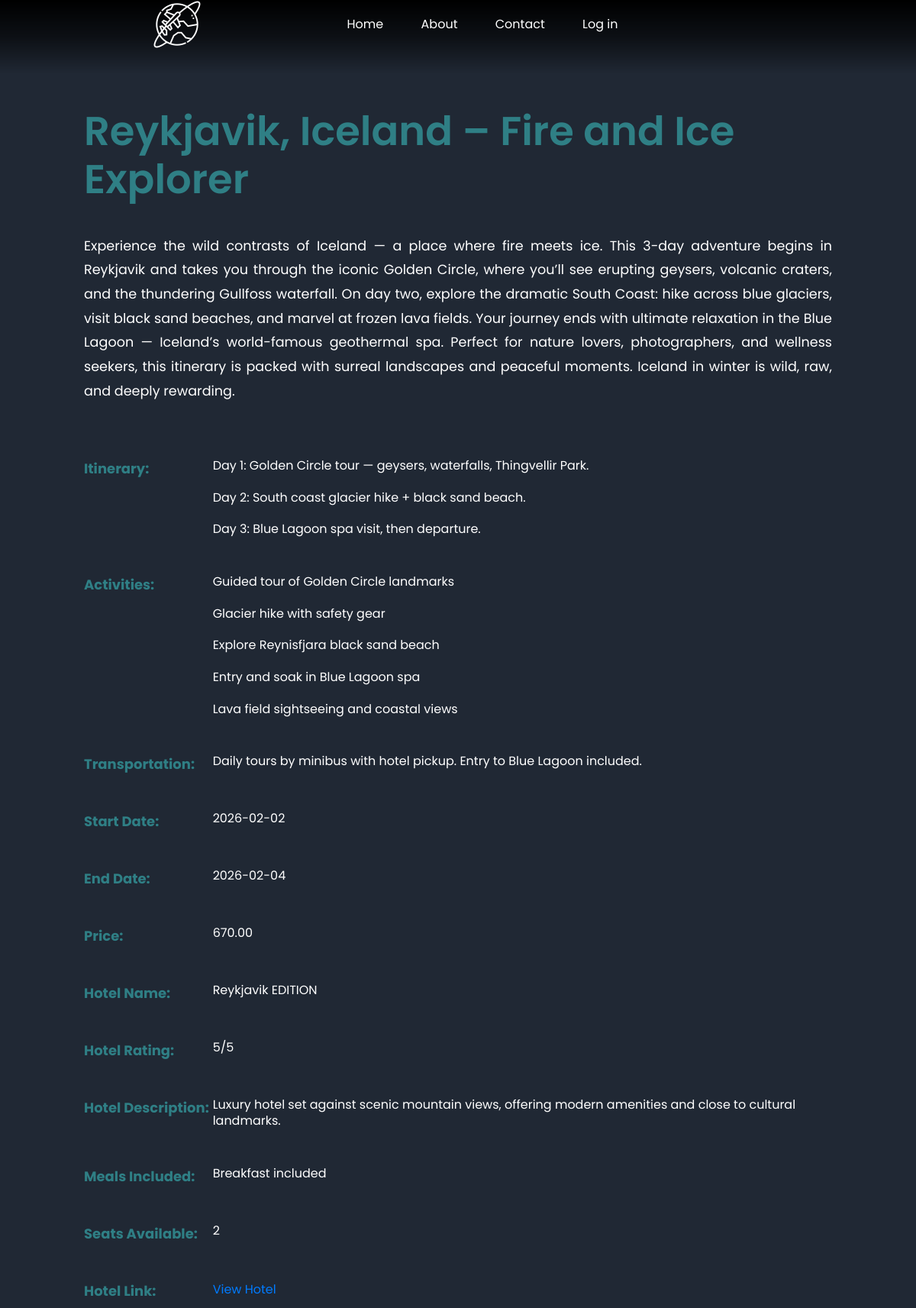
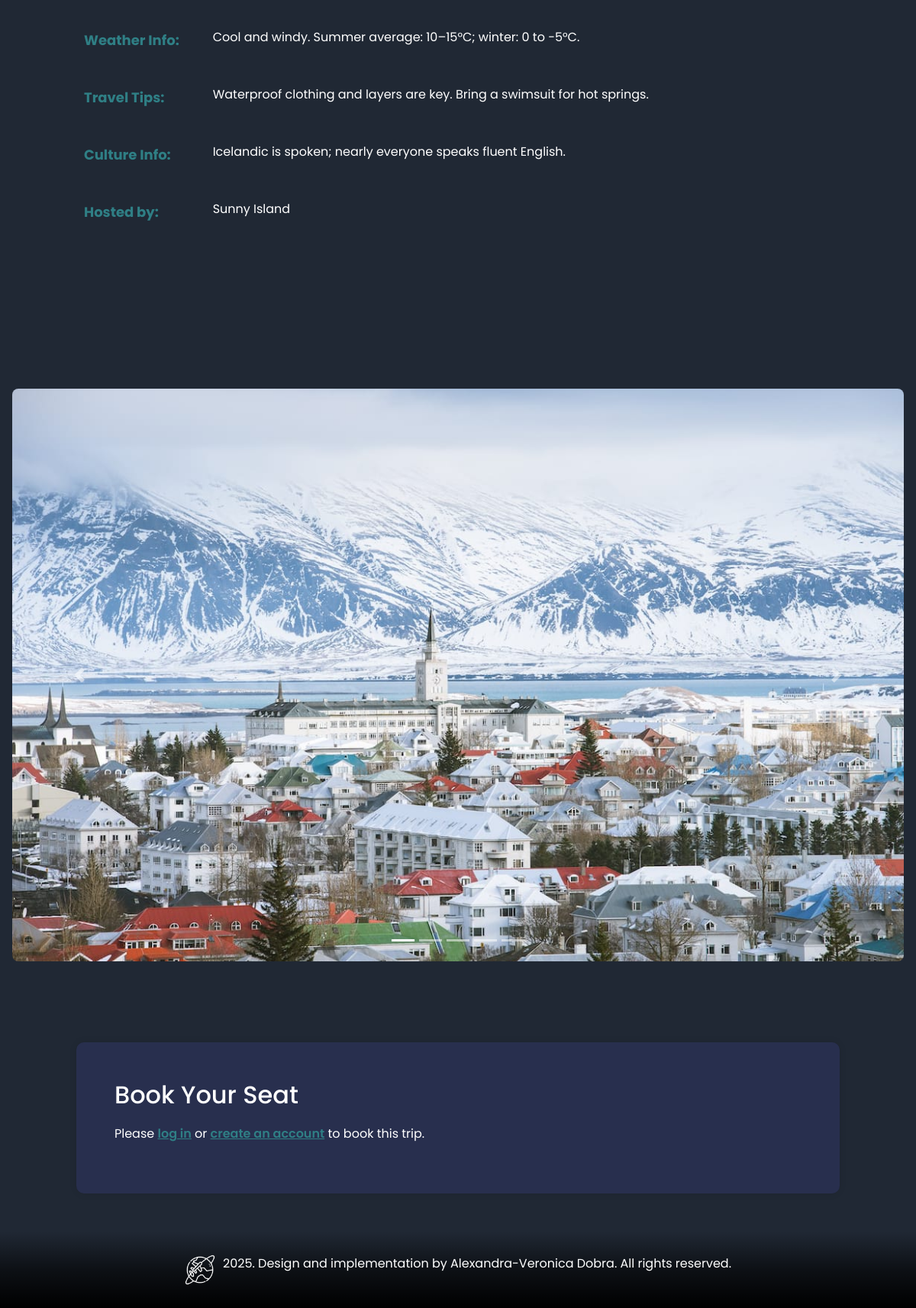
The app's page /web/booking1.php?id=5 with its own data (2 pictures, top to bottom).
### tables this page shows
CREATE TABLE `excursion_details` (
  `id` int(11) NOT NULL,
  `excursion_id` int(11) NOT NULL,
  `start_date` date DEFAULT NULL,
  `end_date` date DEFAULT NULL,
  `transportation` varchar(100) DEFAULT NULL,
  `description` text DEFAULT NULL,
  `itinerary` text DEFAULT NULL,
  `title` varchar(255) DEFAULT NULL,
  `activities` text DEFAULT NULL,
  `price` decimal(10,2) DEFAULT NULL,
  `image1_url` varchar(100) DEFAULT NULL,
  `image2_url` varchar(100) DEFAULT NULL,
  `image3_url` varchar(100) DEFAULT NULL,
  `image4_url` varchar(100) DEFAULT NULL,
  `image5_url` varchar(100) DEFAULT NULL,
  `hotel_name` varchar(255) DEFAULT NULL,
  `hotel_rating` int(11) DEFAULT NULL,
  `hotel_description` text DEFAULT NULL,
  `meals_included` varchar(100) DEFAULT NULL,
  `group_size` int(11) DEFAULT NULL,
  `hotel_link` varchar(255) DEFAULT NULL,
  `weather_info` text DEFAULT NULL,
  `travel_tips` text DEFAULT NULL,
  `culture_info` text DEFAULT NULL
);

CREATE TABLE `agencies` (
  `agency_id` int(11) NOT NULL,
  `agency_name` varchar(255) NOT NULL,
  `username` varchar(200) NOT NULL,
  `password` varchar(200) NOT NULL,
  `email` varchar(255) NOT NULL,
  `phone` varchar(20) DEFAULT NULL
);

### web/booking1.php (the view, shortened to what this page needs)
<?php
require_once __DIR__ . "/connect_db.php";
$conectare->set_charset('utf8mb4');
$excursion_id = intval($_GET['id'] ?? 0);
$stmt = $conectare->prepare(
    "SELECT
        ed.*,
        e.travel_agency_id,
        a.agency_name,
        a.email AS agency_email
     FROM excursion_details ed
     JOIN excursions e ON ed.excursion_id = e.id
     JOIN agencies a ON e.travel_agency_id = a.agency_id
     WHERE ed.excursion_id = ?"
);
$stmt->bind_param("i", $excursion_id);
$stmt->execute();
$excursion_details = $stmt->get_result()->fetch_assoc();
$agency_name = $excursion_details['agency_name'] ?? '—';
?>
<!DOCTYPE html>
<html lang="en">
<head>
  <link rel="stylesheet" href="https://unicons.iconscout.com/release/v4.0.8/css/line.css">
  <link rel="stylesheet" type="text/css" href="travel.css">
  <link rel="stylesheet"
    href="https://stackpath.bootstrapcdn.com/bootstrap/4.5.2/css/bootstrap.min.css">
</head>
<body class="book1">
<header>
    <div class="nav-bar">
        <a href="travel.php" class="logo"><img src="flight .png" alt="Flight Logo"></a>
        <div class="navigation">
            <div class="nav-items">
                <a href="travel.php#home"><i class="uil uil-estate"></i>Home</a>
                <a href="travel.php#AboutUs"><i class="uil uil-info-circle"></i>About</a>
                <a href="travel.php#contact"><i class="uil uil-envelope"></i>Contact</a>
                <?php if (isset($_SESSION['user_id'])): ?>
                <a href="my_bookings.php">My bookings</a>
                <a href="logout.php" onclick="return confirm('Are you sure you want to log out?')">Log out</a>
                <?php else: ?>
                <a href="login.php">Log in</a>
                <?php endif; ?>
            </div>
        </div>
    </div>
</header>
<section class="descript">
      <div class="excursion-description">
    <?php if ($excursion_details): ?>
    <h2><?= htmlspecialchars($excursion_details['title']) ?></h2>
      <?= nl2br(htmlspecialchars($excursion_details['description'])) ?>
    </div>
    <div class="excursion-info">
      <div class="grid-row">
        <span class="grid-label">Itinerary:</span>
        <span class="grid-value"><?= nl2br(htmlspecialchars($excursion_details['itinerary'])) ?></span>
      </div>
      <div class="grid-row">
        <span class="grid-label">Activities:</span>
        <span class="grid-value"><?= nl2br(htmlspecialchars($excursion_details['activities'])) ?></span>
      </div>
      <div class="grid-row">
        <span class="grid-label">Transportation:</span>
        <span class="grid-value"><?= nl2br(htmlspecialchars($excursion_details['transportation'])) ?></span>
      </div>
      <div class="grid-row">
        <span class="grid-label">Start Date:</span>
        <span class="grid-value"><?= htmlspecialchars($excursion_details['start_date']) ?></span>
      </div>
      <div class="grid-row">
        <span class="grid-label">End Date:</span>
        <span class="grid-value"><?= htmlspecialchars($excursion_details['end_date']) ?></span>
      </div>
      <div class="grid-row">
        <span class="grid-label">Price:</span>
        <span class="grid-value"><?= htmlspecialchars($excursion_details['price']) ?></span>
      </div>
      <div class="grid-row">
        <span class="grid-label">Hotel Name:</span>
        <span class="grid-value"><?= htmlspecialchars($excursion_details['hotel_name']) ?></span>
      </div>
      <div class="grid-row">
        <span class="grid-label">Hotel Rating:</span>
        <span class="grid-value"><?= htmlspecialchars($excursion_details['hotel_rating']) ?>/5</span>
      </div>
      <div class="grid-row">
        <span class="grid-label">Hotel Description:</span>
        <span class="grid-value"><?= nl2br(htmlspecialchars($excursion_details['hotel_description'])) ?></span>
      </div>
      <div class="grid-row">
        <span class="grid-label">Meals Included:</span>
        <span class="grid-value"><?= htmlspecialchars($excursion_details['meals_included']) ?></span>
      </div>
      <div class="grid-row">
        <span class="grid-label">Seats Available:</span>
        <span class="grid-value"><?= htmlspecialchars($excursion_details['group_size']) ?></span>
      </div>
      <div class="grid-row">
        <span class="grid-label">Hotel Link:</span>
          <a href="<?= htmlspecialchars($excursion_details['hotel_link']) ?>" target="_blank">View Hotel</a>
      </div>
      <div class="grid-row">
        <span class="grid-label">Weather Info:</span>
        <span class="grid-value"><?= nl2br(htmlspecialchars($excursion_details['weather_info'])) ?></span>
      </div>
      <div class="grid-row">
        <span class="grid-label">Travel Tips:</span>
        <span class="grid-value"><?= nl2br(htmlspecialchars($excursion_details['travel_tips'])) ?></span>
      </div>
      <div class="grid-row">
        <span class="grid-label">Culture Info:</span>
        <span class="grid-value"><?= nl2br(htmlspecialchars($excursion_details['culture_info'])) ?></span>
      </div>
      <div class="grid-row">
        <span class="grid-label">Hosted by:</span>
        <span class="grid-value"><?= htmlspecialchars($agency_name) ?></span>
      </div>
    </div>
  <?php endif; ?>
</section>
<section class="carousel-section">
    <div id="carouselExampleIndicators" class="carousel slide my-4" data-ride="carousel">
        <ol class="carousel-indicators">
            <?php for ($i = 0; $i < 5; $i++): ?>
                <li data-target="#carouselExampleIndicators" data-slide-to="<?php echo $i; ?>" class="<?php echo $i == 0 ? 'active' : ''; ?>"></li>
            <?php endfor; ?>
        </ol>
        <div class="carousel-inner">
            <?php
            $images = ['image1_url', 'image2_url', 'image3_url', 'image4_url', 'image5_url'];
            $active = 'active';
            foreach ($images as $image):
                if ($excursion_details[$image]): ?>
                    <div class="carousel-item <?php echo $active; ?>">
                        <img class="d-block w-100" src="/TravelIdeas/images/<?php echo htmlspecialchars($excursion_details[$image]); ?>"
" alt="<?php echo ucfirst(str_replace('_', ' ', $image)); ?>">
                    </div>
                <?php
                $active = '';
                endif;
            endforeach;
            ?>
        </div>
        <a class="carousel-control-prev" href="#carouselExampleIndicators" role="button" data-slide="prev">
            <span class="carousel-control-prev-icon" aria-hidden="true"></span>
        </a>
        <a class="carousel-control-next" href="#carouselExampleIndicators" role="button" data-slide="next">
            <span class="carousel-control-next-icon" aria-hidden="true"></span>
        </a>
    </div>
</section>
<section class="booking-form">
      <div class="form-section">
        <h2 id="bookingSection">Book Your Seat</h2>
            <?php
            $return_url = "booking1.php?id=$excursion_id#bookingSection";
            if (!isset($_SESSION['existing'])):
            ?>
            <p class="text-you-need-to-login">
            Please
            <a href="login.php?return=<?= urlencode($return_url) ?>" class="custom-link">log in</a>
            or
            <a href="login.php?return=<?= urlencode($return_url) ?>" class="custom-link">create an account</a>
            to book this trip.
            </p>
  <?php endif; ?>
  </div>
</section>
  <footer class="footer">
    <img src="flight .png" alt="Flight Logo">
    <p>2025. Design and implementation by Alexandra-Veronica Dobra. All rights reserved.</p>
  </footer>
</body>
</html>

### web/travel.css (style rules this page uses)
:root { --white-color:#fff; --dark-color:#222; --body-bg-color:#fff; --section-bg-color:#202834; --navigation-item-hover-color:#265469; --contrast-color:#307681; --title-color:rgb(47, 127, 133); --text-content-shadow:0 5px 25px rgba(0,0,0,0.1); --box-shadow:0 5px 25px rgb(0 0 0 / 20%); --scroll-bar-color:#fff; --scroll-thumb-color:#282f4e; --scroll-thumb-hover-color:#454f6b; --blue-color:#546989; }
* { margin: 0; padding: 0; box-sizing: border-box; font-family: 'Poppins', sans-serif; }
body { background-color:var(--section-bg-color); }
header { z-index: 999; position: fixed; width: 100%; height: calc(5rem + 1rem); top: 0; left: 0; display: flex; justify-content: center; transition:0.5s ease ; transition-property: height,background; background:linear-gradient(black,rgba(0, 0, 0, 0.6),transparent); }
header .nav-bar { position: relative; width: 100%; display: flex; align-items: center; justify-content: space-between; padding: 0 200px; transition: 0.4s ease; }
.navigation .nav-items a { color: var(--white-color); font-size:1em; text-decoration: none; }
.navigation .nav-items a:not(:last-child) { margin-right: 45px; }
.active, .dot:hover { background-color: #717171; }
.descript { margin-bottom:30px; }
.descript h2 { font-size: 3em; font-weight: 600; color: var(--title-color); text-align: left; margin-bottom: 40px; }
body.book1 { background-color: var(--section-bg-color); color: var(--white-color); }
.descript .excursion-description { font-size: 1.1rem; line-height: 1.8; margin: 0 auto 2rem auto; max-width: 1000px; text-align: justify; padding: 40px 10px; color: var(--text-color); }
.descript { text-align: left; padding: 100px 30px; background-color: var(--section-bg-color); margin-bottom: 30px; }
.excursion-info { display: grid; grid-template-columns: max-content 1fr; row-gap: 3rem; column-gap: 0.3rem; max-width: 1000px; margin: 2rem auto; }
.grid-row { display: contents; }
.grid-label { font-weight: 700; font-size: large; color: var(--title-color); text-align: left; padding-left: 10px; white-space: nowrap; }
.grid-value { color: var(--text-color); line-height: 1.3; }
.carousel-section { display: flex; justify-content: center; padding: 2rem 1rem; background: var(--section-bg-color); }
.carousel { max-width: 1200px; width: 100%; }
.carousel-inner { overflow: hidden; border-radius: 0.5rem; }
.carousel-item { height: 750px; min-height: auto; }
.carousel-item img { width: 100%; height: 100%; object-fit: cover; object-position: center; }
.booking-form { background-color: transparent; }
.booking-form h2 { font-size: 2em; margin-bottom: 20px; }
.text-you-need-to-login { color: var(--white-color); }
.text-you-need-to-login .custom-link { font-weight:600; color: var(--title-color); text-decoration: underline; }
.form-section h2 { font-size: 2em; margin-bottom: 20px; }
.form-section { background: var(--scroll-thumb-color); padding: 50px; max-width: 1000px; margin: 50px auto; border-radius: 10px; box-shadow: 0 0 10px rgba(0,0,0,0.1); }
.footer { z-index: 999; position:relative; width: 100%; bottom: 0; left: 0; display: flex; justify-content: center; transition:0.5s ease ; transition-property: height,background; background:linear-gradient(transparent,rgba(0, 0, 0, 0.6),black); height: 100px; align-items: center; justify-content: space-around; }
.footer img { width: 40px; }
.footer p { color: var(--white-color); }
.footer { background: linear-gradient(transparent, rgba(0, 0, 0, 0.6), black); color: #fff; display: flex; justify-content: center; align-items: center; height: 100px; }
.footer p { margin-left: 10px; }
section.descript, section.more, section#AboutUs, section#contact { margin-left: auto; margin-right: auto; }

### records on screen
excursion_details: title "Reykjavik, Iceland – Fire and Ice Explorer", description "Experience the wild contrasts of Iceland — a place where fire meets ice. This 3-day adventure begins in Reykjavik and takes you through the iconic Golden Circle, where you’ll see erupting geysers, volcanic craters, and the thundering Gullfoss waterfall. On day two, explore the dramatic South Coast: hike across blue glaciers, visit black sand beaches, and marvel at frozen lava fields. Your journey ends with ultimate relaxation in the Blue Lagoon — Iceland’s world-famous geothermal spa. Perfect for nature lovers, photographers, and wellness seekers, this itinerary is packed with surreal landscapes and peaceful moments. Iceland in winter is wild, raw, and deeply rewarding.", itinerary "Day 1: Golden Circle tour — geysers, waterfalls, Thingvellir Park. Day 2: South coast glacier hike + black sand beach. Day 3: Blue Lagoon spa visit, then departure.", activities "Guided tour of Golden Circle landmarks Glacier hike with safety gear Explore Reynisfjara black sand beach Entry and soak in Blue Lagoon spa Lava field sightseeing and coastal views", transportation "Daily tours by minibus with hotel pickup. Entry to Blue Lagoon included.", start_date "2026-02-02", end_date "2026-02-04", price "670.00", hotel_name "Reykjavik EDITION", hotel_rating "5", hotel_description "Luxury hotel set against scenic mountain views, offering modern amenities and close to cultural landmarks.", meals_included "Breakfast included", group_size "2", weather_info "Cool and windy. Summer average: 10–15°C; winter: 0 to -5°C.", travel_tips "Waterproof clothing and layers are key. Bring a swimsuit for hot springs.", culture_info "Icelandic is spoken; nearly everyone speaks fluent English.", agencies.agency_name "Sunny Island", image1_url (picture)
